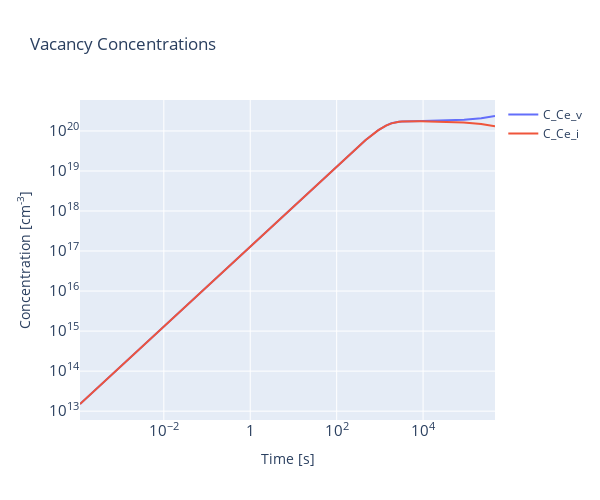
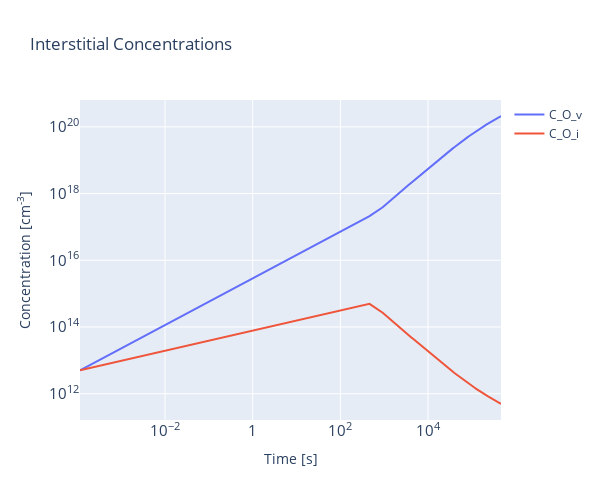
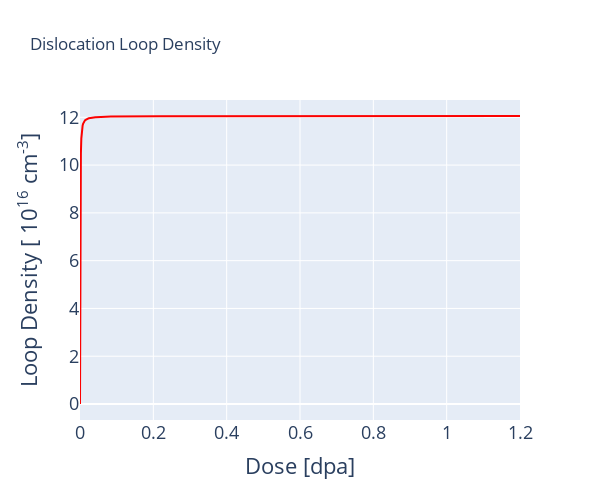
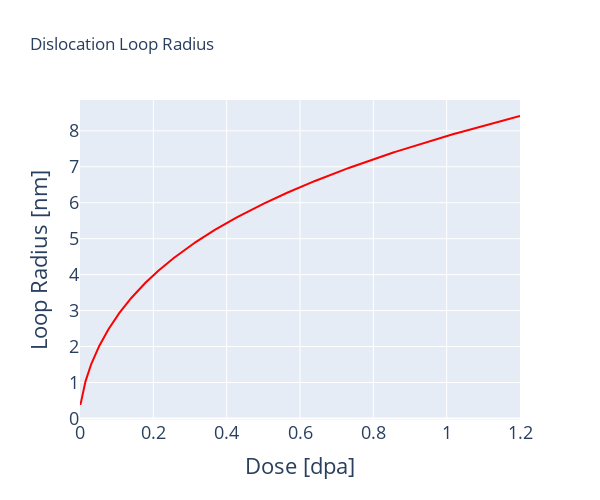

These figures' notebook cell, in order:
### Code cell
figs = interactive_plots(results, G_0)

names = {0:"Ce-concentrations",
        1:"O-concentrations",
        2:"Loop-Density",
        3:"Loop-radius"}

for i,fig in enumerate(figs):
    file_name = f"../../images/plot-{names[i]}-HF.svg"
    fig.write_image(file_name)

### Figure 1 — Plotly figure (JSON) as saved in the notebook; plotly's stock layout.template omitted (floating-point values rounded to 4 significant figures; data arrays with more than 128 entries replaced by an {"elided": "..."} marker saying what was removed)
{"data": [{"mode": "lines", "name": "C_Ce_v", "type": "scatter", "x": {"elided": "1000 float values"}, "y": {"elided": "1000 float values"}}, {"mode": "lines", "name": "C_Ce_i", "type": "scatter", "x": {"elided": "1000 float values"}, "y": {"elided": "1000 float values"}}], "layout": {"height": 500, "title": {"text": "Vacancy Concentrations"}, "width": 600, "xaxis": {"exponentformat": "power", "title": {"text": "Time [s]"}, "type": "log"}, "yaxis": {"exponentformat": "power", "title": {"text": "Concentration [cm<sup>-3</sup>]"}, "type": "log"}}}

### Figure 2 — Plotly figure (JSON) as saved in the notebook; plotly's stock layout.template omitted (floating-point values rounded to 4 significant figures; data arrays with more than 128 entries replaced by an {"elided": "..."} marker saying what was removed)
{"data": [{"mode": "lines", "name": "C_O_v", "type": "scatter", "x": {"elided": "1000 float values"}, "y": {"elided": "1000 float values"}}, {"mode": "lines", "name": "C_O_i", "type": "scatter", "x": {"elided": "1000 float values"}, "y": {"elided": "1000 float values"}}], "layout": {"height": 500, "title": {"text": "Interstitial Concentrations"}, "width": 600, "xaxis": {"exponentformat": "power", "title": {"text": "Time [s]"}, "type": "log"}, "yaxis": {"exponentformat": "power", "title": {"text": "Concentration [cm<sup>-3</sup>]"}, "type": "log"}}}

### Figure 3 — Plotly figure (JSON) as saved in the notebook; plotly's stock layout.template omitted (floating-point values rounded to 4 significant figures; data arrays with more than 128 entries replaced by an {"elided": "..."} marker saying what was removed)
{"data": [{"line": {"color": "#fc0100"}, "mode": "lines", "name": "N_L", "type": "scatter", "x": {"elided": "1000 float values"}, "y": {"elided": "1000 float values"}}], "layout": {"height": 500, "title": {"text": "Dislocation Loop Density"}, "width": 600, "xaxis": {"tickfont": {"size": 18}, "title": {"font": {"size": 22}, "text": "Dose [dpa]"}}, "yaxis": {"tickfont": {"size": 18}, "title": {"font": {"size": 22}, "text": "Loop Density [ 10<sup>16</sup> cm<sup>-3</sup>] "}}}}

### Figure 4 — Plotly figure (JSON) as saved in the notebook; plotly's stock layout.template omitted (floating-point values rounded to 4 significant figures; data arrays with more than 128 entries replaced by an {"elided": "..."} marker saying what was removed)
{"data": [{"line": {"color": "#fc0100"}, "mode": "lines", "name": "R_L", "type": "scatter", "x": {"elided": "1000 float values"}, "y": {"elided": "1000 float values"}}], "layout": {"height": 500, "title": {"text": "Dislocation Loop Radius"}, "width": 600, "xaxis": {"tickfont": {"size": 18}, "title": {"font": {"size": 22}, "text": "Dose [dpa]"}}, "yaxis": {"tickfont": {"size": 18}, "title": {"font": {"size": 22}, "text": "Loop Radius [nm]"}}}}
